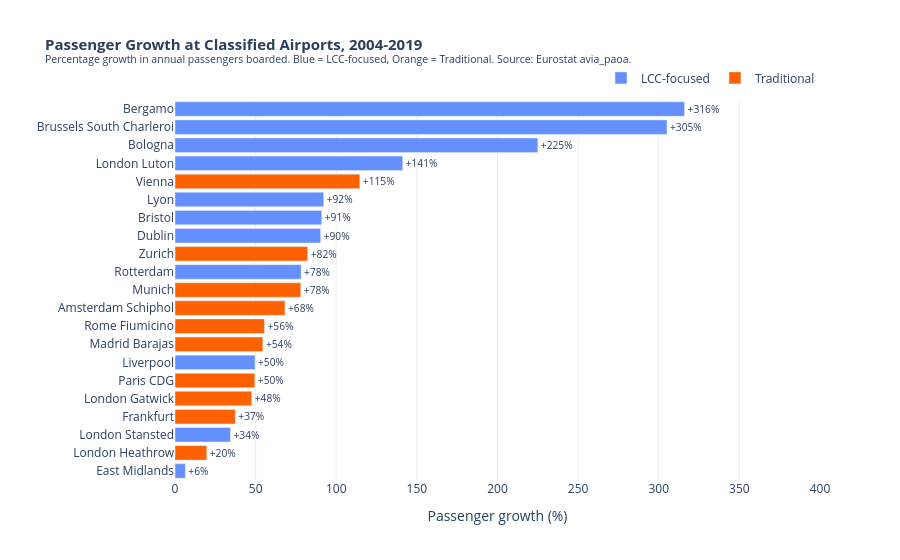

Notebook code cell kept with this figure:
### Markdown cell above
**Figure 1 - EU27 Air Passengers and Flights, 2008-2024.** The blue line shows strong growth in air travel demand: from 710 million passengers in 2008 to 1040 million in 2019, a rise of 46% in eleven years. Such an increase suggests that the European aviation market was expanding rather than remaining static. The orange dashed line, showing flight movements, grew by only 8% over the same period. That gap is significant. In 2008 the average departure carried about 75 passengers. By 2019 that had risen to 102. LCCs targeting load factors above 90% contributed directly to this; airlines were filling their planes much more aggressively than before.

The small 2009 dip can be explained by the Global Financial Crisis. One year of contraction, then recovery, which was faster than almost any other sector of the economy managed. Cheap fares turned out to be relatively recession-proof. The COVID-19 collapse in 2020 was different in kind, not just in scale. Roughly 70% of all air travel evaporated in a single year. The recovery from 2021 onward brought both lines back close to their 2019 positions by 2024, with 2023 matching the pre-pandemic passenger total almost exactly.

What the chart leaves unanswered is whether that 46% growth represented new travellers or just a reshuffling of existing ones. If LCCs only pulled passengers away from Air France and Lufthansa, the total market should not have grown much at all. The next chart goes directly to that question.

### Argument 1.2 - LCC-based airports grew at double the rate of traditional hubs

The simplest test of whether LCCs grew the market or redistributed it is to look at what happened to the airports they did not use. If cheap airlines were taking passengers from Heathrow and CDG, those airports should have declined or at least stagnated. If both airport types grew, the market expanded.

### Code cell
growth_rows = []
for ap_code, label in label_map.items():
    atype = type_map.get(ap_code)
    p04 = df_paoa[(df_paoa['airport_code'] == ap_code) & (df_paoa['TIME_PERIOD'] == 2004)]['passengers']
    p19 = df_paoa[(df_paoa['airport_code'] == ap_code) & (df_paoa['TIME_PERIOD'] == 2019)]['passengers']
    if len(p04) > 0 and len(p19) > 0:
        pct = (p19.values[0] / p04.values[0] - 1) * 100
        growth_rows.append({'label': label, 'atype': atype, 'pct_growth': round(pct, 1)})

growth_df = pd.DataFrame(growth_rows)
# Drop airports with negative growth (Ryanair base relocations, not market decline)
growth_df = growth_df[growth_df['pct_growth'] >= 0]
# Sort by growth descending so LCC airports rise to the top
growth_df = growth_df.sort_values('pct_growth', ascending=True)

colors = [COL_LCC if t == 'LCC-focused' else COL_TRAD for t in growth_df['atype']]

fig2 = go.Figure()

# Main data bars - showlegend=False to avoid 'Trace 0' appearing in legend
fig2.add_trace(go.Bar(
    x=growth_df['pct_growth'],
    y=growth_df['label'],
    orientation='h',
    marker_color=colors,
    text=[f'+{v:.0f}%' for v in growth_df['pct_growth']],
    textposition='outside',
    hovertemplate='<b>%{y}</b><br>Growth: +%{x:.0f}%<extra></extra>',
    cliponaxis=False,
    showlegend=False,
    name=''
))

# Named dummy bars for the legend only
for lbl, col in [('LCC-focused', COL_LCC), ('Traditional', COL_TRAD)]:
    fig2.add_trace(go.Bar(
        x=[None], y=[None], orientation='h',
        marker_color=col, name=lbl, showlegend=True
    ))

fig2.update_layout(
    title=dict(
        text=(
            '<b>Passenger Growth at Classified Airports, 2004-2019</b><br>'
            '<sup>Percentage growth in annual passengers boarded. '
            'Blue = LCC-focused, Orange = Traditional. '
            'Source: Eurostat avia_paoa.</sup>'
        ),
        font=dict(size=15)
    ),
    xaxis=dict(
        title='Passenger growth (%)',
        showgrid=True, gridcolor=COL_GRID,
        range=[0, 400]
    ),
    yaxis=dict(title='', automargin=True),
    height=560,
    plot_bgcolor='white',
    paper_bgcolor='white',
    margin=dict(r=80),
    legend=dict(
        orientation='h', yanchor='bottom', y=1.02, xanchor='right', x=1
    ),
)
fig2.show()

lcc_med = growth_df[growth_df['atype']=='LCC-focused']['pct_growth'].median()
trd_med = growth_df[growth_df['atype']=='Traditional']['pct_growth'].median()
print(f"Median growth - LCC-focused: +{lcc_med:.0f}%   Traditional: +{trd_med:.0f}%")

### Figure 1 — Plotly figure (JSON) as saved in the notebook; plotly's stock layout.template omitted (floating-point values rounded to 4 significant figures)
{"data": [{"cliponaxis": false, "hovertemplate": "<b>%{y}</b><br>Growth: +%{x:.0f}%<extra></extra>", "marker": {"color": ["#648FFF", "#FE6100", "#648FFF", "#FE6100", "#FE6100", "#FE6100", "#648FFF", "#FE6100", "#FE6100", "#FE6100", "#FE6100", "#648FFF", "#FE6100", "#648FFF", "#648FFF", "#648FFF", "#FE6100", "#648FFF", "#648FFF", "#648FFF", "#648FFF"]}, "name": "", "orientation": "h", "showlegend": false, "text": ["+6%", "+20%", "+34%", "+37%", "+48%", "+50%", "+50%", "+54%", "+56%", "+68%", "+78%", "+78%", "+82%", "+90%", "+91%", "+92%", "+115%", "+141%", "+225%", "+305%", "+316%"], "textposition": "outside", "type": "bar", "x": [6.4, 19.7, 34.4, 37.4, 47.6, 49.5, 49.6, 54.5, 55.5, 68.2, 78, 78.2, 82.3, 90.3, 91, 92.2, 114.6, 141.2, 225, 305.1, 316], "y": ["East Midlands", "London Heathrow", "London Stansted", "Frankfurt", "London Gatwick", "Paris CDG", "Liverpool", "Madrid Barajas", "Rome Fiumicino", "Amsterdam Schiphol", "Munich", "Rotterdam", "Zurich", "Dublin", "Bristol", "Lyon", "Vienna", "London Luton", "Bologna", "Brussels South Charleroi", "Bergamo"]}, {"marker": {"color": "#648FFF"}, "name": "LCC-focused", "orientation": "h", "showlegend": true, "type": "bar", "x": [null], "y": [null]}, {"marker": {"color": "#FE6100"}, "name": "Traditional", "orientation": "h", "showlegend": true, "type": "bar", "x": [null], "y": [null]}], "layout": {"height": 560, "legend": {"orientation": "h", "x": 1, "xanchor": "right", "y": 1.02, "yanchor": "bottom"}, "margin": {"r": 80}, "paper_bgcolor": "white", "plot_bgcolor": "white", "title": {"font": {"size": 15}, "text": "<b>Passenger Growth at Classified Airports, 2004-2019</b><br><sup>Percentage growth in annual passengers boarded. Blue = LCC-focused, Orange = Traditional. Source: Eurostat avia_paoa.</sup>"}, "xaxis": {"gridcolor": "#eeeeee", "range": [0, 400], "showgrid": true, "title": {"text": "Passenger growth (%)"}}, "yaxis": {"automargin": true, "title": {"text": ""}}}}
